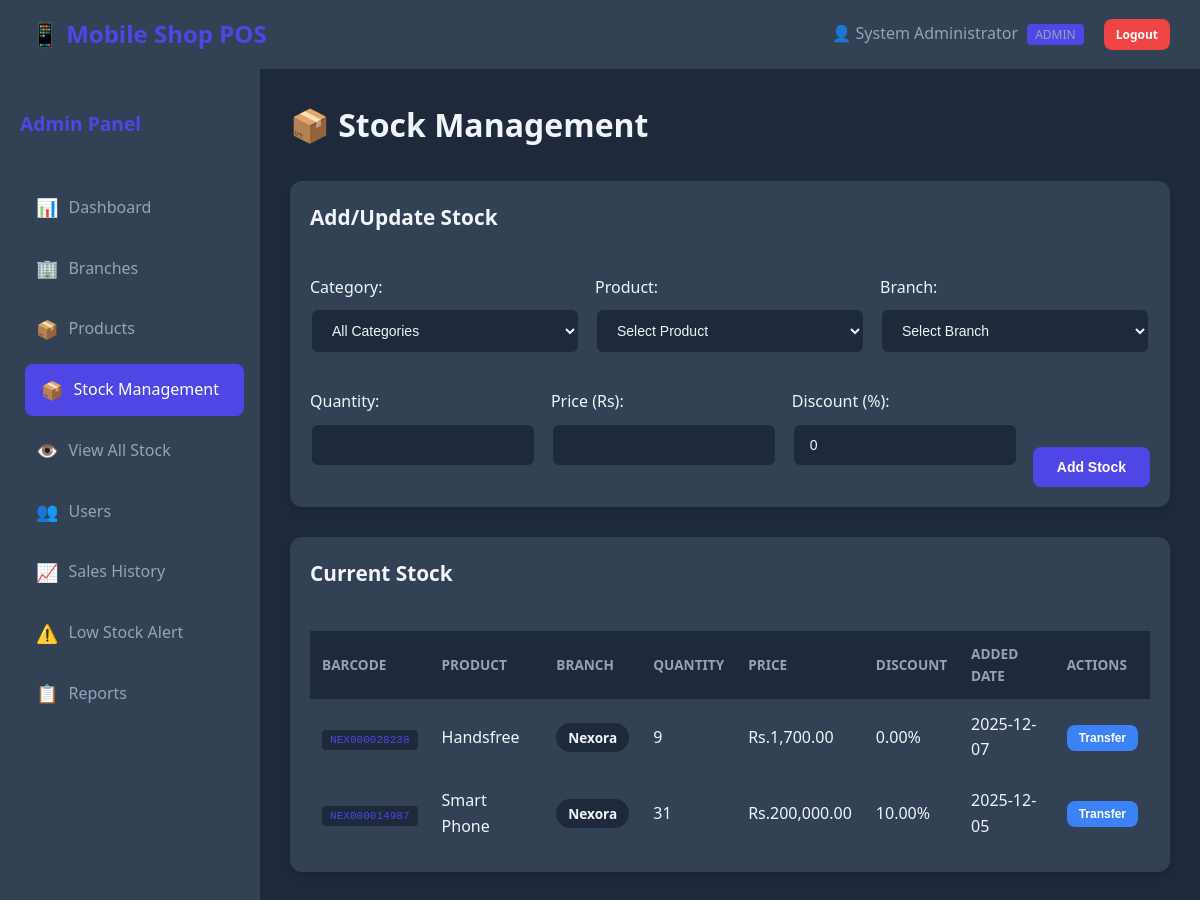
/admin/stock.php (signed in), run on the app's committed database.
### tables this page shows
CREATE TABLE `stock` (
  `id` int(11) NOT NULL,
  `product_id` int(11) NOT NULL,
  `branch_id` int(11) NOT NULL,
  `quantity` int(11) NOT NULL DEFAULT 0,
  `price` decimal(10,2) NOT NULL,
  `discount` decimal(5,2) DEFAULT 0.00,
  `barcode` varchar(50) NOT NULL,
  `alert_level` int(11) DEFAULT 5,
  `added_by` int(11) DEFAULT NULL,
  `added_date` timestamp NOT NULL DEFAULT current_timestamp()
);

CREATE TABLE `products` (
  `id` int(11) NOT NULL,
  `name` varchar(200) NOT NULL,
  `category_id` int(11) NOT NULL,
  `description` text DEFAULT NULL,
  `created_at` timestamp NOT NULL DEFAULT current_timestamp()
);

CREATE TABLE `branches` (
  `id` int(11) NOT NULL,
  `name` varchar(100) NOT NULL,
  `branch_code` char(3) NOT NULL,
  `location` varchar(200) DEFAULT NULL,
  `status` enum('active','inactive') DEFAULT 'active',
  `created_at` timestamp NOT NULL DEFAULT current_timestamp()
);

### admin/stock.php (the view, shortened to what this page needs)
<?php
$db = new Database();
$conn = $db->getConnection();
$stock_list = $conn->query("SELECT s.*, p.name as product_name, b.name as branch_name, b.branch_code
                            FROM stock s
                            JOIN products p ON s.product_id = p.id
                            JOIN branches b ON s.branch_id = b.id
                            ORDER BY s.added_date DESC");
?>
<!DOCTYPE html>
<html lang="en">
<head>
    <link rel="stylesheet" href="../assets/css/style.css">
</head>
<body>
    <?php include '../includes/header.php'; ?>
    <div class="main-container">
        <?php include '../includes/admin_sidebar.php'; ?>
        <div class="content">
            <div class="page-header">
                <h1>📦 Stock Management</h1>
            </div>
            <div class="card">
                <div class="card-header">
                    <h2>Add/Update Stock</h2>
                </div>
                <div class="card-body">
                    <form method="POST" action="" class="form-inline">
                        <div class="form-row">
                            <div class="form-group">
                                <label>Category:</label>
                                <select id="categoryFilter" class="form-control" onchange="filterProducts()">
                                    <option value="">All Categories</option>
                                </select>
                            </div>
                            <div class="form-group">
                                <label>Product:</label>
                                <select name="product_id" id="productSelect" required class="form-control">
                                    <option value="">Select Product</option>
                                </select>
                            </div>
                            <div class="form-group">
                                <label>Branch:</label>
                                <select name="branch_id" required class="form-control">
                                    <option value="">Select Branch</option>
                                </select>
                            </div>
                            <div class="form-group">
                                <label>Quantity:</label>
                                <input type="number" name="quantity" required min="1" class="form-control">
                            </div>
                            <div class="form-group">
                                <label>Price (Rs):</label>
                                <input type="number" name="price" required step="0.01" class="form-control">
                            </div>
                            <div class="form-group">
                                <label>Discount (%):</label>
                                <input type="number" name="discount" value="0" step="0.01" max="100" class="form-control">
                            </div>
                            <button type="submit" name="add_stock" class="btn btn-primary">Add Stock</button>
                        </div>
                    </form>
                </div>
            </div>
            <div class="card">
                <div class="card-header">
                    <h2>Current Stock</h2>
                </div>
                <div class="card-body">
                    <div class="table-responsive">
                        <table class="data-table">
                            <thead>
                                <tr>
                                    <th>Barcode</th>
                                    <th>Product</th>
                                    <th>Branch</th>
                                    <th>Quantity</th>
                                    <th>Price</th>
                                    <th>Discount</th>
                                    <th>Added Date</th>
                                    <th>Actions</th>
                                </tr>
                            </thead>
                            <tbody>
                                <?php while($stock = $stock_list->fetch_assoc()): ?>
                                <tr class="<?php echo $stock['quantity'] <= $stock['alert_level'] ? 'low-stock-row' : ''; ?>">
                                    <td><span class="barcode"><?php echo $stock['barcode']; ?></span></td>
                                    <td><?php echo $stock['product_name']; ?></td>
                                    <td><span class="badge"><?php echo $stock['branch_name']; ?></span></td>
                                    <td><?php echo $stock['quantity']; ?></td>
                                    <td><?php echo CURRENCY . number_format($stock['price'], 2); ?></td>
                                    <td><?php echo $stock['discount']; ?>%</td>
                                    <td><?php echo date('Y-m-d', strtotime($stock['added_date'])); ?></td>
                                    <td>
                                        <button onclick="openTransferModal(<?php echo $stock['id']; ?>, '<?php echo $stock['product_name']; ?>', '<?php echo $stock['branch_name']; ?>', <?php echo $stock['quantity']; ?>)"
                                                class="btn btn-sm btn-info">Transfer</button>
                                    </td>
                                </tr>
                                <?php endwhile; ?>
                            </tbody>
                        </table>
                    </div>
                </div>
            </div>
        </div>
    </div>
</body>
</html>

### assets/css/style.css (style rules this page uses)
:root { --primary: #4f46e5; --primary-dark: #4338ca; --success: #10b981; --danger: #ef4444; --warning: #f59e0b; --info: #3b82f6; --dark: #1e293b; --dark-light: #334155; --dark-lighter: #475569; --text: #f1f5f9; --text-muted: #94a3b8; --border: #334155; }
* { margin: 0; padding: 0; box-sizing: border-box; }
body { font-family: 'Segoe UI', Tahoma, Geneva, Verdana, sans-serif; background: var(--dark); color: var(--text); line-height: 1.6; }
.form-group { margin-bottom: 20px; }
.form-group label { display: block; margin-bottom: 8px; font-weight: 500; color: var(--text); }
.form-control { width: 100%; padding: 12px 16px; background: var(--dark); border: 2px solid var(--border); border-radius: 8px; color: var(--text); font-size: 14px; transition: all 0.3s; }
select.form-control { cursor: pointer; }
.btn { padding: 12px 24px; border: none; border-radius: 8px; font-size: 14px; font-weight: 600; cursor: pointer; transition: all 0.3s; text-decoration: none; display: inline-block; text-align: center; }
.btn-primary { background: var(--primary); color: white; }
.btn-info { background: var(--info); color: white; }
.btn-sm { padding: 6px 12px; font-size: 12px; }
.main-container { display: flex; min-height: 100vh; }
.content { flex: 1; padding: 30px; background: var(--dark); overflow-y: auto; }
.page-header { margin-bottom: 30px; }
.page-header h1 { font-size: 2em; margin-bottom: 10px; }
.card { background: var(--dark-light); border-radius: 12px; margin-bottom: 30px; box-shadow: 0 4px 6px rgba(0,0,0,0.1); }
.card-header { padding: 20px; border-bottom: 1px solid var(--border); display: flex; justify-content: space-between; align-items: center; }
.card-header h2 { font-size: 1.3em; }
.card-body { padding: 20px; }
.data-table { width: 100%; border-collapse: collapse; }
.data-table thead { background: var(--dark); }
.data-table th, .data-table td { padding: 12px; text-align: left; border-bottom: 1px solid var(--border); }
.data-table th { font-weight: 600; text-transform: uppercase; font-size: 0.85em; color: var(--text-muted); }
.badge { display: inline-block; padding: 4px 12px; border-radius: 20px; font-size: 0.85em; font-weight: 600; background: var(--dark); color: var(--text); }
.barcode { background: var(--dark); padding: 4px 8px; border-radius: 4px; font-family: monospace; font-size: 0.85em; color: var(--primary); }
.form-inline .form-row { display: flex; gap: 15px; align-items: flex-end; flex-wrap: wrap; }
.form-inline .form-group { flex: 1; min-width: 200px; }
.table-responsive { overflow-x: auto; }

### data on the page
stock: barcode "NEX000028238", product.name "Handsfree", branch.name "Nexora", quantity "9", price "1,700.00", discount "0.00", added_date "2025-12-07"
stock: barcode "NEX000014987", product.name "Smart Phone", branch.name "Nexora", quantity "31", price "200,000.00", discount "10.00", added_date "2025-12-05"

### other printed values
SITE_NAME "Mobile Shop POS"
$_SESSION['full_name'] "System Administrator"
